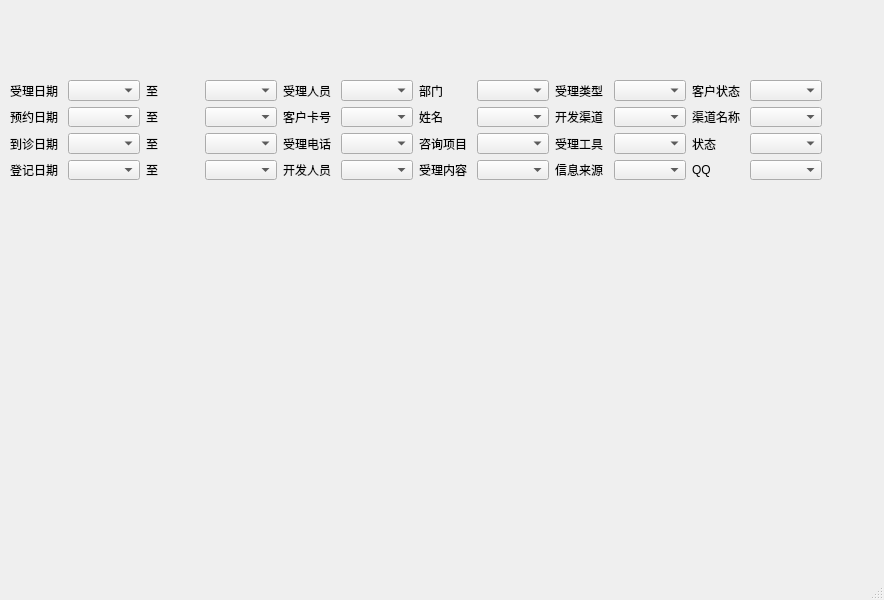
<?xml version="1.0" encoding="UTF-8"?>
<ui version="4.0">
 <class>MainWindow</class>
 <widget class="QMainWindow" name="MainWindow">
  <property name="geometry">
   <rect>
    <x>0</x>
    <y>0</y>
    <width>884</width>
    <height>600</height>
   </rect>
  </property>
  <property name="windowTitle">
   <string>MainWindow</string>
  </property>
  <widget class="QWidget" name="centralwidget">
   <widget class="QWidget" name="gridLayoutWidget">
    <property name="geometry">
     <rect>
      <x>10</x>
      <y>80</y>
      <width>812</width>
      <height>100</height>
     </rect>
    </property>
    <layout class="QGridLayout" name="gridLayout">
     <item row="0" column="1">
      <widget class="QComboBox" name="comboBox"/>
     </item>
     <item row="0" column="4">
      <widget class="QLabel" name="label_9">
       <property name="text">
        <string>受理人员</string>
       </property>
      </widget>
     </item>
     <item row="3" column="5">
      <widget class="QComboBox" name="comboBox_12"/>
     </item>
     <item row="3" column="0">
      <widget class="QLabel" name="label_4">
       <property name="text">
        <string>登记日期</string>
       </property>
      </widget>
     </item>
     <item row="2" column="1">
      <widget class="QComboBox" name="comboBox_3"/>
     </item>
     <item row="3" column="7">
      <widget class="QComboBox" name="comboBox_16"/>
     </item>
     <item row="1" column="8">
      <widget class="QLabel" name="label_18">
       <property name="text">
        <string>开发渠道</string>
       </property>
      </widget>
     </item>
     <item row="0" column="0">
      <widget class="QLabel" name="label_2">
       <property name="text">
        <string>受理日期</string>
       </property>
      </widget>
     </item>
     <item row="0" column="7">
      <widget class="QComboBox" name="comboBox_13"/>
     </item>
     <item row="3" column="6">
      <widget class="QLabel" name="label_16">
       <property name="text">
        <string>受理内容</string>
       </property>
      </widget>
     </item>
     <item row="1" column="6">
      <widget class="QLabel" name="label_14">
       <property name="text">
        <string>姓名</string>
       </property>
      </widget>
     </item>
     <item row="3" column="3">
      <widget class="QComboBox" name="comboBox_8"/>
     </item>
     <item row="3" column="1">
      <widget class="QComboBox" name="comboBox_4"/>
     </item>
     <item row="3" column="9">
      <widget class="QComboBox" name="comboBox_20"/>
     </item>
     <item row="2" column="2">
      <widget class="QLabel" name="label_7">
       <property name="text">
        <string>至</string>
       </property>
      </widget>
     </item>
     <item row="1" column="2">
      <widget class="QLabel" name="label_6">
       <property name="text">
        <string>至</string>
       </property>
      </widget>
     </item>
     <item row="1" column="3">
      <widget class="QComboBox" name="comboBox_6"/>
     </item>
     <item row="0" column="3">
      <widget class="QComboBox" name="comboBox_5"/>
     </item>
     <item row="1" column="9">
      <widget class="QComboBox" name="comboBox_18"/>
     </item>
     <item row="2" column="4">
      <widget class="QLabel" name="label_11">
       <property name="text">
        <string>受理电话</string>
       </property>
      </widget>
     </item>
     <item row="0" column="2">
      <widget class="QLabel" name="label_5">
       <property name="text">
        <string>至</string>
       </property>
      </widget>
     </item>
     <item row="0" column="8">
      <widget class="QLabel" name="label_17">
       <property name="text">
        <string>受理类型</string>
       </property>
      </widget>
     </item>
     <item row="2" column="5">
      <widget class="QComboBox" name="comboBox_11"/>
     </item>
     <item row="3" column="8">
      <widget class="QLabel" name="label_20">
       <property name="text">
        <string>信息来源</string>
       </property>
      </widget>
     </item>
     <item row="2" column="10">
      <widget class="QLabel" name="label_23">
       <property name="text">
        <string>状态</string>
       </property>
      </widget>
     </item>
     <item row="2" column="7">
      <widget class="QComboBox" name="comboBox_15"/>
     </item>
     <item row="0" column="10">
      <widget class="QLabel" name="label_21">
       <property name="text">
        <string>客户状态</string>
       </property>
      </widget>
     </item>
     <item row="1" column="10">
      <widget class="QLabel" name="label_22">
       <property name="text">
        <string>渠道名称</string>
       </property>
      </widget>
     </item>
     <item row="0" column="9">
      <widget class="QComboBox" name="comboBox_17"/>
     </item>
     <item row="2" column="6">
      <widget class="QLabel" name="label_15">
       <property name="text">
        <string>咨询项目</string>
       </property>
      </widget>
     </item>
     <item row="1" column="7">
      <widget class="QComboBox" name="comboBox_14"/>
     </item>
     <item row="1" column="4">
      <widget class="QLabel" name="label_10">
       <property name="text">
        <string>客户卡号</string>
       </property>
      </widget>
     </item>
     <item row="3" column="2">
      <widget class="QLabel" name="label_8">
       <property name="text">
        <string>至</string>
       </property>
      </widget>
     </item>
     <item row="1" column="5">
      <widget class="QComboBox" name="comboBox_10"/>
     </item>
     <item row="2" column="9">
      <widget class="QComboBox" name="comboBox_19"/>
     </item>
     <item row="1" column="1">
      <widget class="QComboBox" name="comboBox_2"/>
     </item>
     <item row="0" column="5">
      <widget class="QComboBox" name="comboBox_9"/>
     </item>
     <item row="2" column="0">
      <widget class="QLabel" name="label_3">
       <property name="text">
        <string>到诊日期</string>
       </property>
      </widget>
     </item>
     <item row="2" column="3">
      <widget class="QComboBox" name="comboBox_7"/>
     </item>
     <item row="3" column="10">
      <widget class="QLabel" name="label_24">
       <property name="text">
        <string>QQ</string>
       </property>
      </widget>
     </item>
     <item row="2" column="8">
      <widget class="QLabel" name="label_19">
       <property name="text">
        <string>受理工具</string>
       </property>
      </widget>
     </item>
     <item row="1" column="0">
      <widget class="QLabel" name="label">
       <property name="text">
        <string>预约日期</string>
       </property>
      </widget>
     </item>
     <item row="3" column="4">
      <widget class="QLabel" name="label_12">
       <property name="text">
        <string>开发人员</string>
       </property>
      </widget>
     </item>
     <item row="0" column="6">
      <widget class="QLabel" name="label_13">
       <property name="text">
        <string>部门</string>
       </property>
      </widget>
     </item>
     <item row="0" column="11">
      <widget class="QComboBox" name="comboBox_21"/>
     </item>
     <item row="1" column="11">
      <widget class="QComboBox" name="comboBox_22"/>
     </item>
     <item row="2" column="11">
      <widget class="QComboBox" name="comboBox_23"/>
     </item>
     <item row="3" column="11">
      <widget class="QComboBox" name="comboBox_24"/>
     </item>
    </layout>
   </widget>
  </widget>
  <widget class="QMenuBar" name="menubar">
   <property name="geometry">
    <rect>
     <x>0</x>
     <y>0</y>
     <width>884</width>
     <height>23</height>
    </rect>
   </property>
  </widget>
  <widget class="QStatusBar" name="statusbar"/>
 </widget>
 <resources/>
 <connections/>
</ui>
